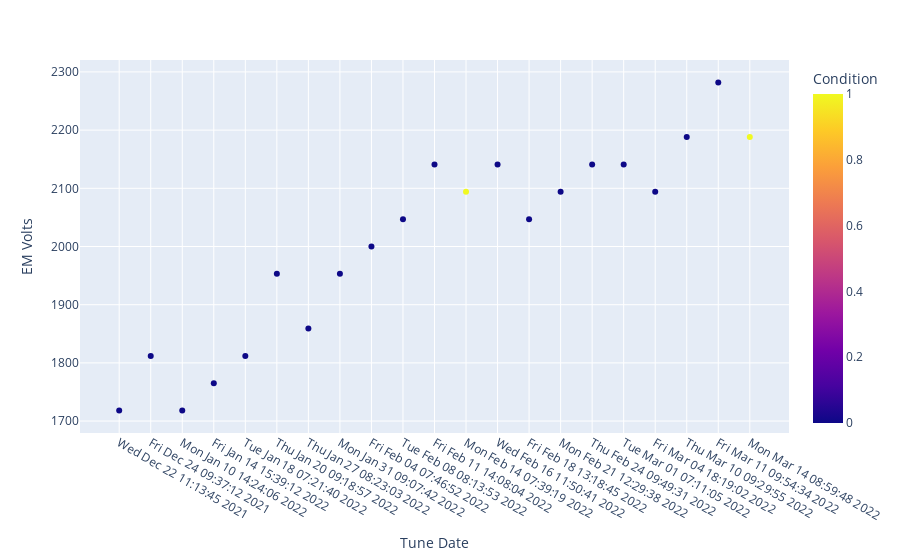

Notebook code cell kept with this figure:
### Code cell
# plotly plot for the data
import plotly.express as px
fig = px.scatter(df, x="Tune Date", y="EM Volts", color="Condition")
# change the color of condition
fig.show()
# filament is gone

### Figure 1 — Plotly figure (JSON) as saved in the notebook; plotly's stock layout.template omitted (floating-point values rounded to 4 significant figures)
{"data": [{"hovertemplate": "Tune Date=%{x}<br>EM Volts=%{y}<br>Condition=%{marker.color}<extra></extra>", "legendgroup": "", "marker": {"color": [0, 0, 0, 0, 0, 0, 0, 0, 0, 0, 0, 1, 0, 0, 0, 0, 0, 0, 0, 0, 1], "coloraxis": "coloraxis", "symbol": "circle"}, "mode": "markers", "name": "", "orientation": "v", "showlegend": false, "type": "scatter", "x": ["Wed Dec 22 11:13:45 2021", "Fri Dec 24 09:37:12 2021", "Mon Jan 10 14:24:06 2022", "Fri Jan 14 15:39:12 2022", "Tue Jan 18 07:21:40 2022", "Thu Jan 20 09:18:57 2022", "Thu Jan 27 08:23:03 2022", "Mon Jan 31 09:07:42 2022", "Fri Feb 04 07:46:52 2022", "Tue Feb 08 08:13:53 2022", "Fri Feb 11 14:08:04 2022", "Mon Feb 14 07:39:19 2022", "Wed Feb 16 11:50:41 2022", "Fri Feb 18 13:18:45 2022", "Mon Feb 21 12:29:38 2022", "Thu Feb 24 09:49:31 2022", "Tue Mar 01 07:11:05 2022", "Fri Mar 04 18:19:02 2022", "Thu Mar 10 09:29:55 2022", "Fri Mar 11 09:54:34 2022", "Mon Mar 14 08:59:48 2022"], "xaxis": "x", "y": [1718, 1812, 1718, 1765, 1812, 1953, 1859, 1953, 2000, 2047, 2141, 2094, 2141, 2047, 2094, 2141, 2141, 2094, 2188, 2282, 2188], "yaxis": "y"}], "layout": {"coloraxis": {"colorbar": {"title": {"text": "Condition"}}, "colorscale": [[0, "#0d0887"], [0.1111, "#46039f"], [0.2222, "#7201a8"], [0.3333, "#9c179e"], [0.4444, "#bd3786"], [0.5556, "#d8576b"], [0.6667, "#ed7953"], [0.7778, "#fb9f3a"], [0.8889, "#fdca26"], [1, "#f0f921"]]}, "legend": {"tracegroupgap": 0}, "margin": {"t": 60}, "xaxis": {"anchor": "y", "domain": [0, 1], "title": {"text": "Tune Date"}}, "yaxis": {"anchor": "x", "domain": [0, 1], "title": {"text": "EM Volts"}}}}
